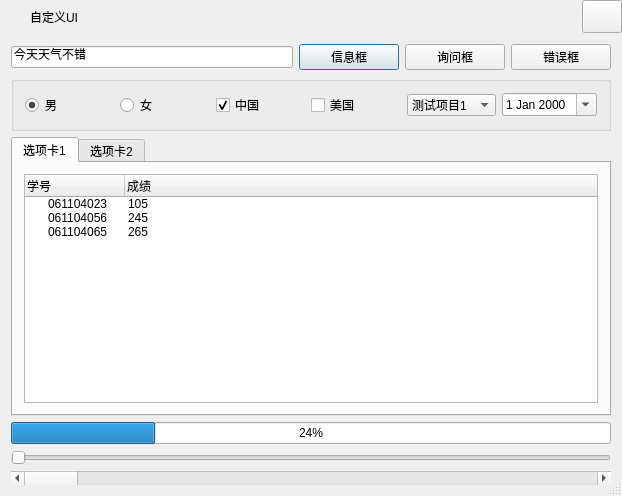
<?xml version="1.0" encoding="UTF-8"?>
<ui version="4.0">
 <class>frmMain</class>
 <widget class="QDialog" name="frmMain">
  <property name="geometry">
   <rect>
    <x>0</x>
    <y>0</y>
    <width>622</width>
    <height>496</height>
   </rect>
  </property>
  <property name="windowTitle">
   <string>frmMain</string>
  </property>
  <property name="sizeGripEnabled">
   <bool>true</bool>
  </property>
  <layout class="QVBoxLayout" name="verticalLayout">
   <property name="spacing">
    <number>0</number>
   </property>
   <property name="leftMargin">
    <number>0</number>
   </property>
   <property name="topMargin">
    <number>0</number>
   </property>
   <property name="rightMargin">
    <number>0</number>
   </property>
   <property name="bottomMargin">
    <number>0</number>
   </property>
   <item>
    <widget class="QWidget" name="widget_title" native="true">
     <property name="sizePolicy">
      <sizepolicy hsizetype="Preferred" vsizetype="Fixed">
       <horstretch>0</horstretch>
       <verstretch>0</verstretch>
      </sizepolicy>
     </property>
     <property name="minimumSize">
      <size>
       <width>100</width>
       <height>33</height>
      </size>
     </property>
     <layout class="QHBoxLayout" name="horizontalLayout_2">
      <property name="spacing">
       <number>0</number>
      </property>
      <property name="leftMargin">
       <number>0</number>
      </property>
      <property name="topMargin">
       <number>0</number>
      </property>
      <property name="rightMargin">
       <number>0</number>
      </property>
      <property name="bottomMargin">
       <number>0</number>
      </property>
      <item>
       <widget class="QLabel" name="lab_Ico">
        <property name="sizePolicy">
         <sizepolicy hsizetype="Minimum" vsizetype="Preferred">
          <horstretch>0</horstretch>
          <verstretch>0</verstretch>
         </sizepolicy>
        </property>
        <property name="minimumSize">
         <size>
          <width>30</width>
          <height>0</height>
         </size>
        </property>
        <property name="text">
         <string/>
        </property>
        <property name="alignment">
         <set>Qt::AlignCenter</set>
        </property>
       </widget>
      </item>
      <item>
       <widget class="QLabel" name="lab_Title">
        <property name="sizePolicy">
         <sizepolicy hsizetype="Expanding" vsizetype="Preferred">
          <horstretch>0</horstretch>
          <verstretch>0</verstretch>
         </sizepolicy>
        </property>
        <property name="styleSheet">
         <string notr="true">font: 10pt &quot;微软雅黑&quot;;</string>
        </property>
        <property name="text">
         <string>自定义UI</string>
        </property>
        <property name="alignment">
         <set>Qt::AlignLeading|Qt::AlignLeft|Qt::AlignVCenter</set>
        </property>
       </widget>
      </item>
      <item>
       <widget class="QWidget" name="widget_menu" native="true">
        <property name="sizePolicy">
         <sizepolicy hsizetype="Minimum" vsizetype="Preferred">
          <horstretch>0</horstretch>
          <verstretch>0</verstretch>
         </sizepolicy>
        </property>
        <layout class="QHBoxLayout" name="horizontalLayout">
         <property name="spacing">
          <number>0</number>
         </property>
         <property name="leftMargin">
          <number>0</number>
         </property>
         <property name="topMargin">
          <number>0</number>
         </property>
         <property name="rightMargin">
          <number>0</number>
         </property>
         <property name="bottomMargin">
          <number>0</number>
         </property>
         <item>
          <widget class="QPushButton" name="btnMenu">
           <property name="sizePolicy">
            <sizepolicy hsizetype="Minimum" vsizetype="Expanding">
             <horstretch>0</horstretch>
             <verstretch>0</verstretch>
            </sizepolicy>
           </property>
           <property name="minimumSize">
            <size>
             <width>31</width>
             <height>0</height>
            </size>
           </property>
           <property name="cursor">
            <cursorShape>ArrowCursor</cursorShape>
           </property>
           <property name="focusPolicy">
            <enum>Qt::NoFocus</enum>
           </property>
           <property name="toolTip">
            <string>菜单</string>
           </property>
           <property name="text">
            <string/>
           </property>
           <property name="flat">
            <bool>true</bool>
           </property>
          </widget>
         </item>
         <item>
          <widget class="QPushButton" name="btnMenu_Min">
           <property name="sizePolicy">
            <sizepolicy hsizetype="Minimum" vsizetype="Expanding">
             <horstretch>0</horstretch>
             <verstretch>0</verstretch>
            </sizepolicy>
           </property>
           <property name="minimumSize">
            <size>
             <width>31</width>
             <height>0</height>
            </size>
           </property>
           <property name="cursor">
            <cursorShape>ArrowCursor</cursorShape>
           </property>
           <property name="focusPolicy">
            <enum>Qt::NoFocus</enum>
           </property>
           <property name="toolTip">
            <string>最小化</string>
           </property>
           <property name="text">
            <string/>
           </property>
           <property name="flat">
            <bool>true</bool>
           </property>
          </widget>
         </item>
         <item>
          <widget class="QPushButton" name="btnMenu_Max">
           <property name="sizePolicy">
            <sizepolicy hsizetype="Minimum" vsizetype="Expanding">
             <horstretch>0</horstretch>
             <verstretch>0</verstretch>
            </sizepolicy>
           </property>
           <property name="minimumSize">
            <size>
             <width>31</width>
             <height>0</height>
            </size>
           </property>
           <property name="cursor">
            <cursorShape>ArrowCursor</cursorShape>
           </property>
           <property name="focusPolicy">
            <enum>Qt::NoFocus</enum>
           </property>
           <property name="toolTip">
            <string>最大化</string>
           </property>
           <property name="text">
            <string/>
           </property>
           <property name="flat">
            <bool>true</bool>
           </property>
          </widget>
         </item>
         <item>
          <widget class="QPushButton" name="btnMenu_Close">
           <property name="sizePolicy">
            <sizepolicy hsizetype="Minimum" vsizetype="Expanding">
             <horstretch>0</horstretch>
             <verstretch>0</verstretch>
            </sizepolicy>
           </property>
           <property name="minimumSize">
            <size>
             <width>40</width>
             <height>0</height>
            </size>
           </property>
           <property name="cursor">
            <cursorShape>ArrowCursor</cursorShape>
           </property>
           <property name="focusPolicy">
            <enum>Qt::NoFocus</enum>
           </property>
           <property name="toolTip">
            <string>关闭</string>
           </property>
           <property name="text">
            <string/>
           </property>
           <property name="flat">
            <bool>false</bool>
           </property>
          </widget>
         </item>
        </layout>
       </widget>
      </item>
     </layout>
    </widget>
   </item>
   <item>
    <widget class="QWidget" name="widget_main" native="true">
     <property name="styleSheet">
      <string notr="true">font: 10pt &quot;微软雅黑&quot;;</string>
     </property>
     <layout class="QVBoxLayout" name="verticalLayout_2">
      <item>
       <layout class="QHBoxLayout" name="horizontalLayout_3">
        <item>
         <widget class="QLineEdit" name="lineEdit">
          <property name="text">
           <string>今天天气不错</string>
          </property>
         </widget>
        </item>
        <item>
         <widget class="QPushButton" name="pushButton">
          <property name="minimumSize">
           <size>
            <width>100</width>
            <height>0</height>
           </size>
          </property>
          <property name="text">
           <string>信息框</string>
          </property>
         </widget>
        </item>
        <item>
         <widget class="QPushButton" name="pushButton_2">
          <property name="minimumSize">
           <size>
            <width>100</width>
            <height>0</height>
           </size>
          </property>
          <property name="text">
           <string>询问框</string>
          </property>
         </widget>
        </item>
        <item>
         <widget class="QPushButton" name="pushButton_3">
          <property name="minimumSize">
           <size>
            <width>100</width>
            <height>0</height>
           </size>
          </property>
          <property name="text">
           <string>错误框</string>
          </property>
         </widget>
        </item>
       </layout>
      </item>
      <item>
       <widget class="QGroupBox" name="groupBox">
        <property name="title">
         <string/>
        </property>
        <layout class="QHBoxLayout" name="horizontalLayout_4">
         <item>
          <widget class="QRadioButton" name="radioButton">
           <property name="text">
            <string>男</string>
           </property>
           <property name="checked">
            <bool>true</bool>
           </property>
          </widget>
         </item>
         <item>
          <widget class="QRadioButton" name="radioButton_2">
           <property name="text">
            <string>女</string>
           </property>
          </widget>
         </item>
         <item>
          <widget class="QCheckBox" name="checkBox">
           <property name="text">
            <string>中国</string>
           </property>
           <property name="checked">
            <bool>true</bool>
           </property>
          </widget>
         </item>
         <item>
          <widget class="QCheckBox" name="checkBox_2">
           <property name="text">
            <string>美国</string>
           </property>
          </widget>
         </item>
         <item>
          <widget class="QComboBox" name="comboBox">
           <item>
            <property name="text">
             <string>测试项目1</string>
            </property>
           </item>
           <item>
            <property name="text">
             <string>测试项目2</string>
            </property>
           </item>
           <item>
            <property name="text">
             <string>测试项目3</string>
            </property>
           </item>
          </widget>
         </item>
         <item>
          <widget class="QDateEdit" name="dateEdit">
           <property name="calendarPopup">
            <bool>true</bool>
           </property>
          </widget>
         </item>
        </layout>
       </widget>
      </item>
      <item>
       <widget class="QTabWidget" name="tabWidget">
        <property name="currentIndex">
         <number>0</number>
        </property>
        <widget class="QWidget" name="tab">
         <attribute name="title">
          <string>选项卡1</string>
         </attribute>
         <layout class="QVBoxLayout" name="verticalLayout_3">
          <item>
           <widget class="QTreeWidget" name="treeWidget">
            <column>
             <property name="text">
              <string>学号</string>
             </property>
            </column>
            <column>
             <property name="text">
              <string>成绩</string>
             </property>
            </column>
            <item>
             <property name="text">
              <string>061104023</string>
             </property>
             <property name="text">
              <string>105</string>
             </property>
            </item>
            <item>
             <property name="text">
              <string>061104056</string>
             </property>
             <property name="text">
              <string>245</string>
             </property>
            </item>
            <item>
             <property name="text">
              <string>061104065</string>
             </property>
             <property name="text">
              <string>265</string>
             </property>
            </item>
           </widget>
          </item>
         </layout>
        </widget>
        <widget class="QWidget" name="tab_2">
         <attribute name="title">
          <string>选项卡2</string>
         </attribute>
         <layout class="QVBoxLayout" name="verticalLayout_4">
          <item>
           <widget class="QTableWidget" name="tableWidget">
            <property name="selectionBehavior">
             <enum>QAbstractItemView::SelectRows</enum>
            </property>
            <row>
             <property name="text">
              <string>1</string>
             </property>
            </row>
            <row>
             <property name="text">
              <string>2</string>
             </property>
            </row>
            <row>
             <property name="text">
              <string>3</string>
             </property>
            </row>
            <column>
             <property name="text">
              <string>学号</string>
             </property>
            </column>
            <column>
             <property name="text">
              <string>成绩</string>
             </property>
            </column>
            <item row="0" column="0">
             <property name="text">
              <string>061104023</string>
             </property>
            </item>
            <item row="0" column="1">
             <property name="text">
              <string>105</string>
             </property>
            </item>
            <item row="1" column="0">
             <property name="text">
              <string>061104025</string>
             </property>
            </item>
            <item row="1" column="1">
             <property name="text">
              <string>108</string>
             </property>
            </item>
            <item row="2" column="0">
             <property name="text">
              <string>061104056</string>
             </property>
            </item>
            <item row="2" column="1">
             <property name="text">
              <string>235</string>
             </property>
            </item>
           </widget>
          </item>
         </layout>
        </widget>
       </widget>
      </item>
      <item>
       <widget class="QProgressBar" name="progressBar">
        <property name="value">
         <number>24</number>
        </property>
       </widget>
      </item>
      <item>
       <widget class="QSlider" name="horizontalSlider">
        <property name="orientation">
         <enum>Qt::Horizontal</enum>
        </property>
       </widget>
      </item>
      <item>
       <widget class="QScrollBar" name="horizontalScrollBar">
        <property name="orientation">
         <enum>Qt::Horizontal</enum>
        </property>
       </widget>
      </item>
     </layout>
    </widget>
   </item>
  </layout>
 </widget>
 <layoutdefault spacing="6" margin="11"/>
 <resources/>
 <connections/>
</ui>
